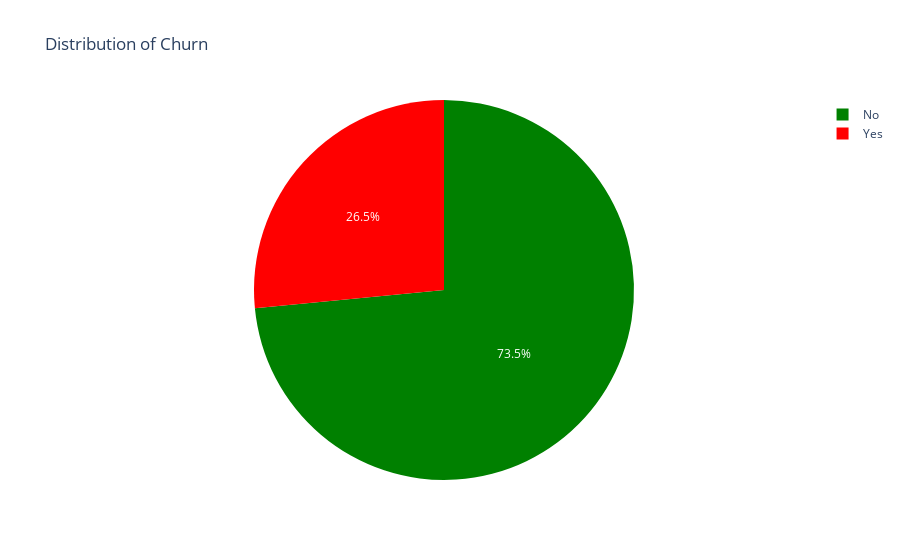

Here is the notebook cell this chart was saved with:
### Markdown cell above
**Exploring the Target Variable**

### Code cell
churn_distribute = data['Churn'].value_counts().to_frame()
churn_distribute = churn_distribute.reset_index()
churn_distribute = churn_distribute.rename(columns={'index': 'Category'})
fig = px.pie(churn_distribute, values = 'Churn', names='Category', color_discrete_sequence=["green", "red"],
             title='Distribution of Churn')
fig.show()

### Figure 1 — Plotly figure (JSON) as saved in the notebook; plotly's stock layout.template omitted (floating-point values rounded to 4 significant figures)
{"data": [{"domain": {"x": [0, 1], "y": [0, 1]}, "hovertemplate": "Category=%{label}<br>Churn=%{value}<extra></extra>", "labels": ["No", "Yes"], "legendgroup": "", "name": "", "showlegend": true, "type": "pie", "values": [5174, 1869]}], "layout": {"legend": {"tracegroupgap": 0}, "piecolorway": ["green", "red"], "title": {"text": "Distribution of Churn"}}}
